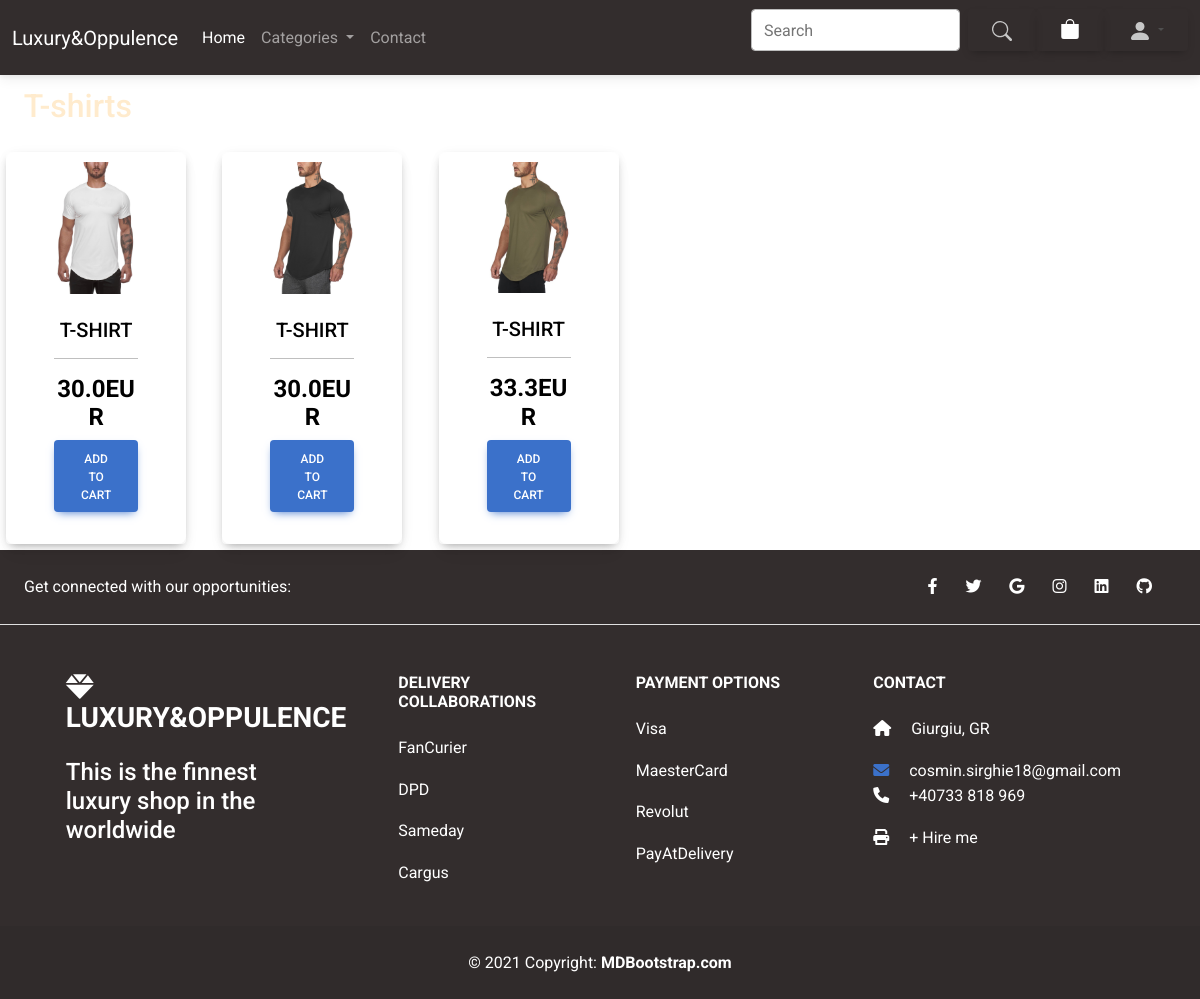
Page /category/1 on the committed database.
### shop_mag/models.py (models this page shows, shortened)
class Item(models.Model):
    name = models.CharField(max_length=250)
    price = models.FloatField()
    category = models.ForeignKey(Category, on_delete=models.CASCADE)
    label = models.CharField(choices=LABEL_CHOICES, max_length=2, blank=False)
    color = models.CharField(choices=COLORS, max_length=50)
    gender = models.CharField(choices=gender, max_length=10)
    description = models.TextField(null=True)
    stock = models.IntegerField(default=10)
    photo = models.ImageField(null=True, max_length=255, upload_to="static/")
    slug = models.SlugField(auto_created=True)
    @property
    def get_image(self):
        try:
            url = self.photo.url
        except:
            url = ''
        return url

### shop_mag/views.py (the view)
# urls.py: path('category/<int:pk>', views.CategoryDetails.as_view(), name="category"),
class CategoryDetails(DetailView):
    model = Category
    context_object_name = 'category'
    template_name = 'category_details.html'

### shop_mag/context_processors.py (called while the page is built)
def navbar_data(request):
    categories = Category.objects.all()
    return {'categories': categories}

### shop_mag/models.py (called while the page is built)
    def items(self):
        return Item.objects.filter(category=self)

### templates/category_details.html (shortened to what this page needs)
{% extends 'base.html' %}
{% load static %}
{% block content %}
{% include 'products_block.html' with title=category.name product_list=category.items %}
{% endblock %}

### templates/products_block.html
    <div class="title" style="padding: 1%">
        <h2 style='padding-left: 1%; color: blanchedalmond'>{{ title }}</h2>
    </div>
    <div class="row">
        {% for item in product_list %}
            <div class="col-12 col-sm-6 col-md-3 col-lg-2" style="margin: .5%">
                <div class="card">
                    <a class="btn" href="{% url 'shop_mag:product_details' item.id %}">
                        <img class="card-img-top" src="{{ item.get_image }}" alt="Card image cap">
                        <div class="card-body" style="color: black">
                            <h5 class="card-title">{{ item.name }}</h5>
                            <hr>
                            <h4 style="display: inherit"><strong>{{ item.price }}EUR</strong></h4>
                            <button type="button" class="btn btn-primary">Add to cart</button>
                        </div>
                    </a>
                </div>
            </div>
        {% endfor %}
    </div>

### rows in the picture
Item: get_image (picture), name "T-SHIRT", price "30.0"
Item: get_image (picture), name "T-SHIRT", price "30.0"
Item: get_image (picture), name "T-SHIRT", price "33.3"
